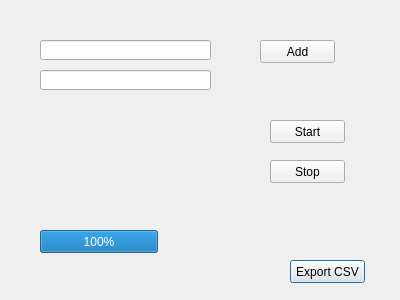
<?xml version="1.0" encoding="UTF-8"?>
<ui version="4.0">
 <class>Dialog</class>
 <widget class="QDialog" name="Dialog">
  <property name="geometry">
   <rect>
    <x>0</x>
    <y>0</y>
    <width>400</width>
    <height>300</height>
   </rect>
  </property>
  <property name="windowTitle">
   <string>Dialog</string>
  </property>
  <widget class="QPushButton" name="export_csv">
   <property name="geometry">
    <rect>
     <x>290</x>
     <y>260</y>
     <width>75</width>
     <height>23</height>
    </rect>
   </property>
   <property name="text">
    <string>Export CSV</string>
   </property>
  </widget>
  <widget class="QPushButton" name="add">
   <property name="geometry">
    <rect>
     <x>260</x>
     <y>40</y>
     <width>75</width>
     <height>23</height>
    </rect>
   </property>
   <property name="text">
    <string>Add</string>
   </property>
  </widget>
  <widget class="QLineEdit" name="message">
   <property name="geometry">
    <rect>
     <x>40</x>
     <y>40</y>
     <width>171</width>
     <height>20</height>
    </rect>
   </property>
  </widget>
  <widget class="QLineEdit" name="noize_pattern">
   <property name="geometry">
    <rect>
     <x>40</x>
     <y>70</y>
     <width>171</width>
     <height>20</height>
    </rect>
   </property>
  </widget>
  <widget class="QPushButton" name="start">
   <property name="geometry">
    <rect>
     <x>270</x>
     <y>120</y>
     <width>75</width>
     <height>23</height>
    </rect>
   </property>
   <property name="text">
    <string>Start</string>
   </property>
  </widget>
  <widget class="QPushButton" name="stop">
   <property name="geometry">
    <rect>
     <x>270</x>
     <y>160</y>
     <width>75</width>
     <height>23</height>
    </rect>
   </property>
   <property name="text">
    <string>Stop</string>
   </property>
  </widget>
  <widget class="QProgressBar" name="progressBar">
   <property name="geometry">
    <rect>
     <x>40</x>
     <y>230</y>
     <width>118</width>
     <height>23</height>
    </rect>
   </property>
   <property name="value">
    <number>100</number>
   </property>
  </widget>
 </widget>
 <layoutdefault spacing="6" margin="11"/>
 <resources/>
 <connections/>
</ui>
